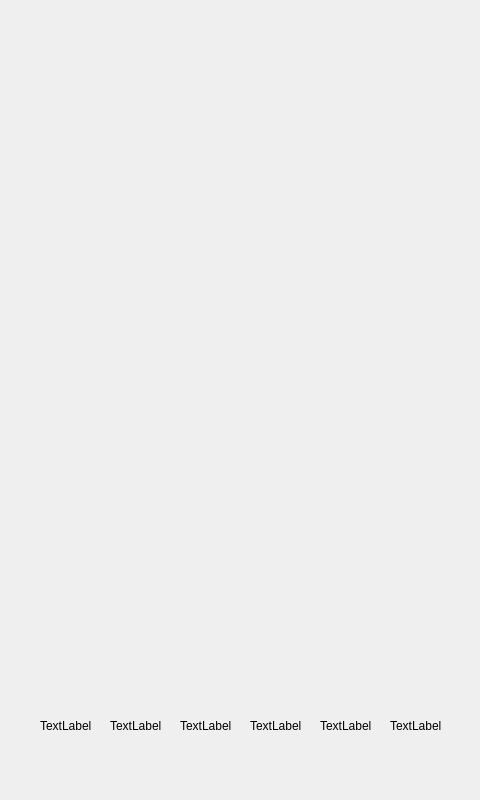
<?xml version="1.0" encoding="UTF-8"?>
<ui version="4.0">
 <class>MainWindow</class>
 <widget class="QMainWindow" name="MainWindow">
  <property name="geometry">
   <rect>
    <x>0</x>
    <y>0</y>
    <width>480</width>
    <height>800</height>
   </rect>
  </property>
  <property name="windowTitle">
   <string>MainWindow</string>
  </property>
  <widget class="QWidget" name="centralwidget">
   <widget class="QWidget" name="widget" native="true">
    <property name="geometry">
     <rect>
      <x>0</x>
      <y>0</y>
      <width>480</width>
      <height>800</height>
     </rect>
    </property>
    <property name="styleSheet">
     <string notr="true">background-image: url(:/ChargerAvailableScreen/Pictures/chargerid.png);</string>
    </property>
    <widget class="QLabel" name="label">
     <property name="geometry">
      <rect>
       <x>40</x>
       <y>695</y>
       <width>55</width>
       <height>61</height>
      </rect>
     </property>
     <property name="text">
      <string>TextLabel</string>
     </property>
    </widget>
    <widget class="QLabel" name="label_2">
     <property name="geometry">
      <rect>
       <x>110</x>
       <y>695</y>
       <width>55</width>
       <height>61</height>
      </rect>
     </property>
     <property name="text">
      <string>TextLabel</string>
     </property>
    </widget>
    <widget class="QLabel" name="label_3">
     <property name="geometry">
      <rect>
       <x>180</x>
       <y>695</y>
       <width>55</width>
       <height>61</height>
      </rect>
     </property>
     <property name="text">
      <string>TextLabel</string>
     </property>
    </widget>
    <widget class="QLabel" name="label_4">
     <property name="geometry">
      <rect>
       <x>250</x>
       <y>695</y>
       <width>55</width>
       <height>61</height>
      </rect>
     </property>
     <property name="text">
      <string>TextLabel</string>
     </property>
    </widget>
    <widget class="QLabel" name="label_5">
     <property name="geometry">
      <rect>
       <x>320</x>
       <y>695</y>
       <width>55</width>
       <height>61</height>
      </rect>
     </property>
     <property name="text">
      <string>TextLabel</string>
     </property>
    </widget>
    <widget class="QLabel" name="label_6">
     <property name="geometry">
      <rect>
       <x>390</x>
       <y>695</y>
       <width>55</width>
       <height>61</height>
      </rect>
     </property>
     <property name="text">
      <string>TextLabel</string>
     </property>
    </widget>
   </widget>
  </widget>
 </widget>
 <resources>
  <include location="resources.qrc"/>
 </resources>
 <connections/>
</ui>
